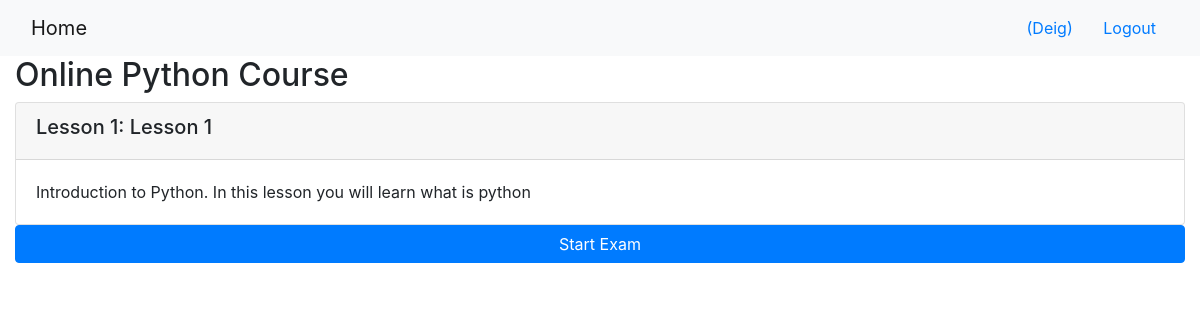
/onlinecourse/1/ (signed in), run on the app's committed database.
### onlinecourse/models.py (models this page shows, shortened)
class Course(models.Model):
    name = models.CharField(null=False, max_length=30, default='online course')
    image = models.ImageField(upload_to='course_images/')
    description = models.CharField(max_length=1000)
    pub_date = models.DateField(null=True)
    instructors = models.ManyToManyField(Instructor)
    users = models.ManyToManyField(settings.AUTH_USER_MODEL, through='Enrollment')
    total_enrollment = models.IntegerField(default=0)
    is_enrolled = False

class Lesson(models.Model):
    title = models.CharField(max_length=200, default="title")
    order = models.IntegerField(default=0)
    course = models.ForeignKey(Course, on_delete=models.CASCADE)
    content = models.TextField()

### onlinecourse/views.py (the view)
# urls.py: path('<int:pk>/', views.CourseDetailView.as_view(), name='course_details'),
class CourseDetailView(generic.DetailView):
    model = Course
    template_name = 'onlinecourse/course_detail_bootstrap.html'

### onlinecourse/templates/onlinecourse/course_detail_bootstrap.html (shortened to what this page needs)
<!DOCTYPE html>
<html lang="en">
<head>
     {% load static %}
    <link rel="stylesheet" href="https://maxcdn.bootstrapcdn.com/bootstrap/4.5.2/css/bootstrap.min.css">
</head>
<body>
    <nav class="navbar navbar-light bg-light">
        <div class="container-fluid">
            <div class="navbar-header">
                  <a class="navbar-brand" href="{% url 'onlinecourse:index' %}">Home</a>
            </div>
            <ul class="nav navbar-nav navbar-right">
                {% if user.is_authenticated %}
                <li>
                    <a class="btn btn-link" href="#">{{ user.first_name }}({{ user.username }})</a>
                    <a class="btn btn-link" href="{% url 'onlinecourse:logout' %}">Logout</a>
                </li>
                {% endif %}
            </ul>
        </div>
    </nav>
    <div class="container-fluid">
            <h2>{{ course.name }}</h2>
            <div class="card-columns-vertical">
                {% if user.is_authenticated %}
                    {% for lesson in course.lesson_set.all %}
                        <div class="card mt-1">
                            <div class="card-header"><h5>Lesson {{lesson.order|add:1}}: {{lesson.title}}</h5></div>
                            <div class="card-body">{{lesson.content}}</div>
                        </div>
                    {% endfor %}
                    <button id="exam" style="width:100%;" type="button" class="btn btn-primary" data-toggle="collapse" data-target="#exam_form" style="margin:10px;">Start Exam</button>
                {% endif %}
            </div>
    </div>
</body>
</html>

### data on the page
Course: name "Online Python Course"
Lesson: order|add "1", title "Lesson 1", content "Introduction to Python. In this lesson you will learn what is python"

### other printed values
{{ user.username }} "Deig"
